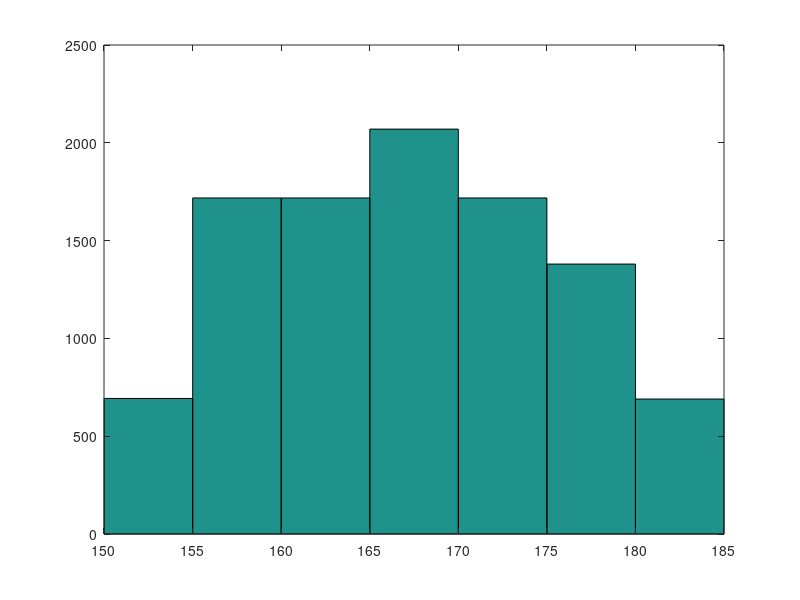

The MATLAB script that drew this image: (Note: this script raises an error after producing the figure.)
%%
%simulación de un número n de datos de la tabla
n=10000 %En la tabla son 20 pero aca lo cambiamos a 1000
n1=floor(0.069*n) %floor para que quede un número entero
n2=floor(0.172*n)
n3=floor(0.172*n)
n4=floor(0.207*n)
n5=floor(0.172*n)
n6=floor(0.138*n)
n7=floor(0.069*n)
%%
%simular números aleatorios uniformes en el intervalo [a,b] es
%a+(b-a)*rand(n,1)
d1=150+5*rand(n1,1)
d2=155+5*rand(n2,1)
d3=160+5*rand(n3,1)
d4=165+5*rand(n4,1)
d5=170+5*rand(n5,1)
d6=175+5*rand(n6,1)
d7=180+5*rand(n7,1)
ds=[d1
    d2
    d3
    d4
    d5
    d6
    d7] %datos simulados

media=mean(ds)
mediana=median(ds)
p30=prctile(ds,30)
p25=prctile(ds,25)
p75=prctile(ds,75)
hist(ds,7)

%%
std(tipoI)
std(tipoII)

finv(0.025,14,14)

